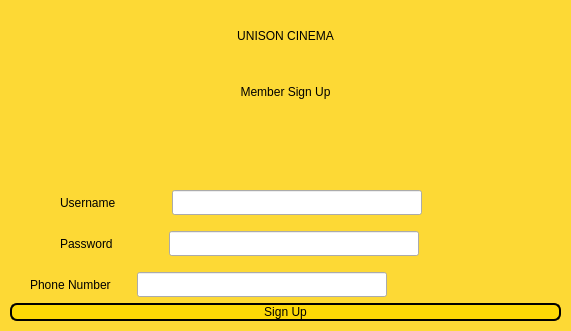
<?xml version="1.0" encoding="UTF-8"?>
<ui version="4.0">
 <class>SignUpWindow</class>
 <widget class="QMainWindow" name="SignUpWindow">
  <property name="geometry">
   <rect>
    <x>0</x>
    <y>0</y>
    <width>571</width>
    <height>331</height>
   </rect>
  </property>
  <property name="windowTitle">
   <string>MainWindow</string>
  </property>
  <widget class="QWidget" name="centralwidget">
   <property name="styleSheet">
    <string notr="true">#centralwidget
{
	background-color: #FDD935;
}

QLabel
{
font: 17pt &quot;Cooper Black&quot;;
}

QPushButton
{
	font: 15pt &quot;Cooper Black&quot;;
	background-color: #FDD905 ;
	border-Radius: 7px;
	border: 2px solid  black;
}

QPushButton:hover{
color: #FDD905;
	background-color: rgb(0, 0, 0);
}
QLineEdit
{
	font: 19pt &quot;MV Boli&quot;;
}</string>
   </property>
   <widget class="QWidget" name="verticalLayoutWidget">
    <property name="geometry">
     <rect>
      <x>10</x>
      <y>10</y>
      <width>551</width>
      <height>311</height>
     </rect>
    </property>
    <layout class="QVBoxLayout" name="verticalLayout">
     <item>
      <widget class="QLabel" name="label">
       <property name="maximumSize">
        <size>
         <width>16777215</width>
         <height>16777215</height>
        </size>
       </property>
       <property name="styleSheet">
        <string notr="true">font: 40pt &quot;Viner Hand ITC&quot;;</string>
       </property>
       <property name="text">
        <string>UNISON CINEMA</string>
       </property>
       <property name="alignment">
        <set>Qt::AlignCenter</set>
       </property>
      </widget>
     </item>
     <item>
      <widget class="QLabel" name="label_2">
       <property name="styleSheet">
        <string notr="true">
font: 17pt &quot;Cooper Black&quot;;</string>
       </property>
       <property name="text">
        <string>Member Sign Up</string>
       </property>
       <property name="alignment">
        <set>Qt::AlignCenter</set>
       </property>
      </widget>
     </item>
     <item>
      <widget class="QLabel" name="InvalidLabel">
       <property name="styleSheet">
        <string notr="true">font: 10pt;
color: rgb(255, 0, 0);
</string>
       </property>
       <property name="text">
        <string/>
       </property>
      </widget>
     </item>
     <item>
      <layout class="QHBoxLayout" name="horizontalLayout">
       <property name="topMargin">
        <number>10</number>
       </property>
       <item>
        <spacer name="horizontalSpacer">
         <property name="orientation">
          <enum>Qt::Horizontal</enum>
         </property>
         <property name="sizeType">
          <enum>QSizePolicy::Fixed</enum>
         </property>
         <property name="sizeHint" stdset="0">
          <size>
           <width>50</width>
           <height>20</height>
          </size>
         </property>
        </spacer>
       </item>
       <item>
        <widget class="QLabel" name="label_3">
         <property name="text">
          <string>Username</string>
         </property>
        </widget>
       </item>
       <item>
        <spacer name="horizontalSpacer_6">
         <property name="orientation">
          <enum>Qt::Horizontal</enum>
         </property>
         <property name="sizeType">
          <enum>QSizePolicy::Fixed</enum>
         </property>
         <property name="sizeHint" stdset="0">
          <size>
           <width>50</width>
           <height>20</height>
          </size>
         </property>
        </spacer>
       </item>
       <item>
        <widget class="QLineEdit" name="UsernameEntry">
         <property name="minimumSize">
          <size>
           <width>250</width>
           <height>25</height>
          </size>
         </property>
         <property name="styleSheet">
          <string notr="true"/>
         </property>
         <property name="text">
          <string/>
         </property>
        </widget>
       </item>
       <item>
        <spacer name="horizontalSpacer_2">
         <property name="orientation">
          <enum>Qt::Horizontal</enum>
         </property>
         <property name="sizeHint" stdset="0">
          <size>
           <width>40</width>
           <height>20</height>
          </size>
         </property>
        </spacer>
       </item>
      </layout>
     </item>
     <item>
      <layout class="QHBoxLayout" name="horizontalLayout_2">
       <property name="topMargin">
        <number>10</number>
       </property>
       <item>
        <spacer name="horizontalSpacer_3">
         <property name="orientation">
          <enum>Qt::Horizontal</enum>
         </property>
         <property name="sizeType">
          <enum>QSizePolicy::Fixed</enum>
         </property>
         <property name="sizeHint" stdset="0">
          <size>
           <width>50</width>
           <height>20</height>
          </size>
         </property>
        </spacer>
       </item>
       <item>
        <widget class="QLabel" name="label_5">
         <property name="text">
          <string>Password</string>
         </property>
        </widget>
       </item>
       <item>
        <spacer name="horizontalSpacer_5">
         <property name="orientation">
          <enum>Qt::Horizontal</enum>
         </property>
         <property name="sizeType">
          <enum>QSizePolicy::Fixed</enum>
         </property>
         <property name="sizeHint" stdset="0">
          <size>
           <width>50</width>
           <height>20</height>
          </size>
         </property>
        </spacer>
       </item>
       <item>
        <widget class="QLineEdit" name="PasswordEntry">
         <property name="minimumSize">
          <size>
           <width>250</width>
           <height>25</height>
          </size>
         </property>
         <property name="text">
          <string/>
         </property>
        </widget>
       </item>
       <item>
        <spacer name="horizontalSpacer_4">
         <property name="orientation">
          <enum>Qt::Horizontal</enum>
         </property>
         <property name="sizeHint" stdset="0">
          <size>
           <width>40</width>
           <height>20</height>
          </size>
         </property>
        </spacer>
       </item>
      </layout>
     </item>
     <item>
      <layout class="QHBoxLayout" name="horizontalLayout_3">
       <property name="topMargin">
        <number>10</number>
       </property>
       <item>
        <spacer name="horizontalSpacer_7">
         <property name="orientation">
          <enum>Qt::Horizontal</enum>
         </property>
         <property name="sizeType">
          <enum>QSizePolicy::Fixed</enum>
         </property>
         <property name="sizeHint" stdset="0">
          <size>
           <width>20</width>
           <height>20</height>
          </size>
         </property>
        </spacer>
       </item>
       <item>
        <widget class="QLabel" name="label_4">
         <property name="text">
          <string>Phone Number</string>
         </property>
        </widget>
       </item>
       <item>
        <spacer name="horizontalSpacer_8">
         <property name="orientation">
          <enum>Qt::Horizontal</enum>
         </property>
         <property name="sizeType">
          <enum>QSizePolicy::Fixed</enum>
         </property>
         <property name="sizeHint" stdset="0">
          <size>
           <width>20</width>
           <height>20</height>
          </size>
         </property>
        </spacer>
       </item>
       <item>
        <widget class="QLineEdit" name="PhoneEntry">
         <property name="minimumSize">
          <size>
           <width>250</width>
           <height>25</height>
          </size>
         </property>
         <property name="styleSheet">
          <string notr="true"/>
         </property>
         <property name="text">
          <string/>
         </property>
        </widget>
       </item>
       <item>
        <spacer name="horizontalSpacer_9">
         <property name="orientation">
          <enum>Qt::Horizontal</enum>
         </property>
         <property name="sizeHint" stdset="0">
          <size>
           <width>40</width>
           <height>20</height>
          </size>
         </property>
        </spacer>
       </item>
      </layout>
     </item>
     <item>
      <widget class="QPushButton" name="SignButton">
       <property name="text">
        <string>Sign Up</string>
       </property>
      </widget>
     </item>
    </layout>
   </widget>
  </widget>
 </widget>
 <resources/>
 <connections/>
</ui>
